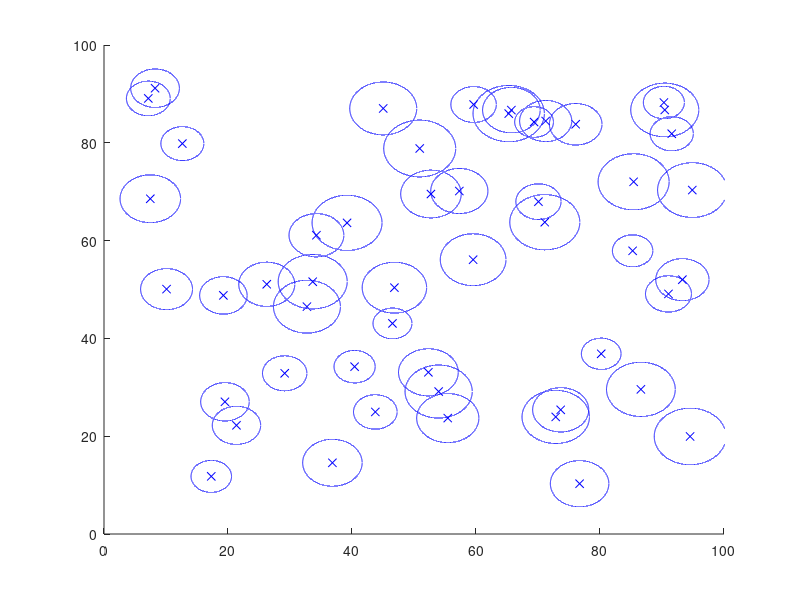

The MATLAB script that drew this image:
close all;
rng(2);
n_obs = 50; %number of static obstacles
obs = rand(n_obs,2)*90+5; %obstacle locations
rng(4); %for partially random obstacle size
obs_rad = 3 +  rand(n_obs,1)*3; %obstacle radius
%-------------------------------------------%

hold on

%plot static obstacles

for j = 1 : n_obs
    
    plot(obs(j,1),obs(j,2),'xb'); % static obstacles' centers
    x = obs(j,1) - obs_rad(j) : 0.001 : obs(j,1)+ obs_rad(j);
    y =  (obs_rad(j)^2 - (x - obs(j,1)).^2).^0.5 + obs(j,2); %top part of circle
    y1 = -(obs_rad(j)^2 - (x - obs(j,1)).^2).^0.5 + obs(j,2); %bottom part of circle
    
    plot(x,y,'b');
    plot(x,y1,'b');
    
end

xlim([0 100])
ylim([0 100])

%different dynamic obstacle cases
% one big object sp = 100,100; vel = -5,5; r = 15.

%big and small object, both coming from final destination, smaller object
%is faster
% small object sp = 90,90; vel = -8,-8; r = 5;
%large object  sp = 100,100; vel = -5,5; r = 15.

%two objects, offset, coming from final destination
% sp = 100,90 and 70,80; vel = -8,-8; r = 10.

%things to do
%make cases function for dynamic obstacles
%make motor efficiency plot vs. velocity
%use plot and l_d plot for energy use
%implement in energy use

%think about changing total distance function (add penalty function for
%curvy plots)
%then, current minimize distance to minimize time
%